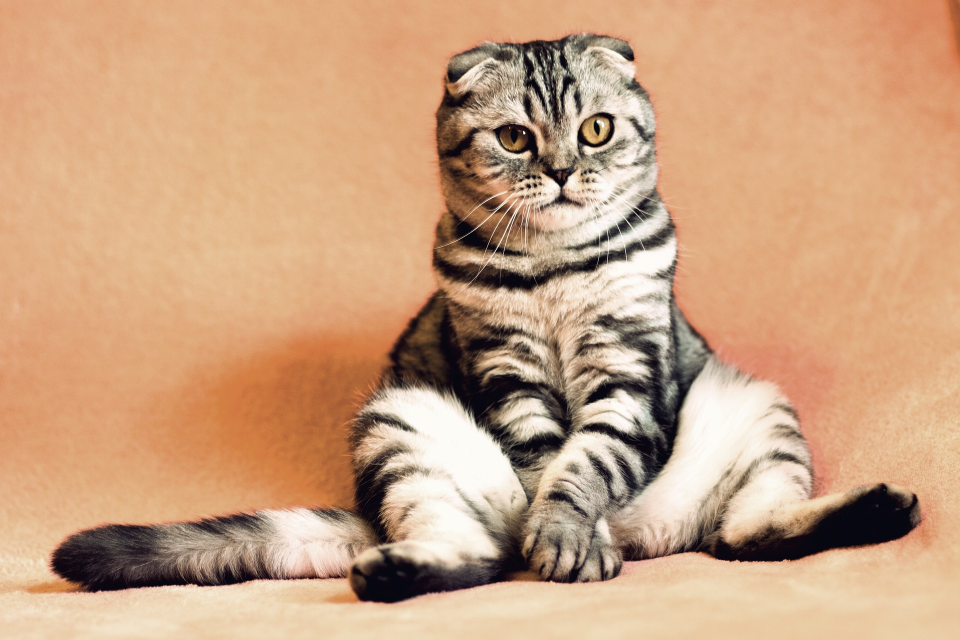
#> input picture img/cats1.jpg, 1920 x 1280 px (shown at 1/2 size)
$ python CatsBlur.py
#> lines starting #> are read from the running program, lines starting #| are printed output that depends on the picture; after the words box and inside, x2 and y2 are one past the last pixel; in counts of white or black regions, pixels touching at a corner belong together
import  cv2
cv2.namedWindow("setting")
def noth(n):
    pass
cv2.createTrackbar("blurX","setting",0,100,noth)
cv2.createTrackbar("blurY","setting",0,100,noth)
cv2.createTrackbar("cannyMin","setting",0,255,noth)
cv2.createTrackbar("cannyMax","setting",0,255,noth)
while True:

    img = cv2.imread("./img/cats1.jpg")
#> img is the input picture: shape (1280, 1920, 3); mean B, G, R 129.3, 162.1, 202.1
    img = cv2.resize(img,(700,500))
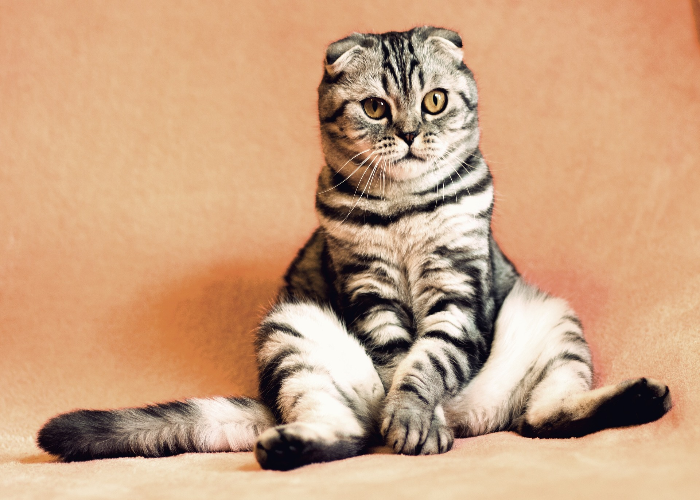
#> img: shape (500, 700, 3); mean B, G, R 129.2, 162, 201.9

    blurX = cv2.getTrackbarPos("blurX","setting")
    blurY = cv2.getTrackbarPos("blurY","setting")
    cannyMin = cv2.getTrackbarPos("cannyMin","setting")
    cannyMax = cv2.getTrackbarPos("cannyMax","setting")
    print(blurX,blurY)
    if blurX%2==0:
        blurX+=1
    if blurY%2==0:
        blurY+=1
    blur = cv2.GaussianBlur(img,(blurX,blurY),1)
    # blur = cv2.GaussianBlur(img,(59,59),1)
    canny1 = cv2.Canny(img,0,255)
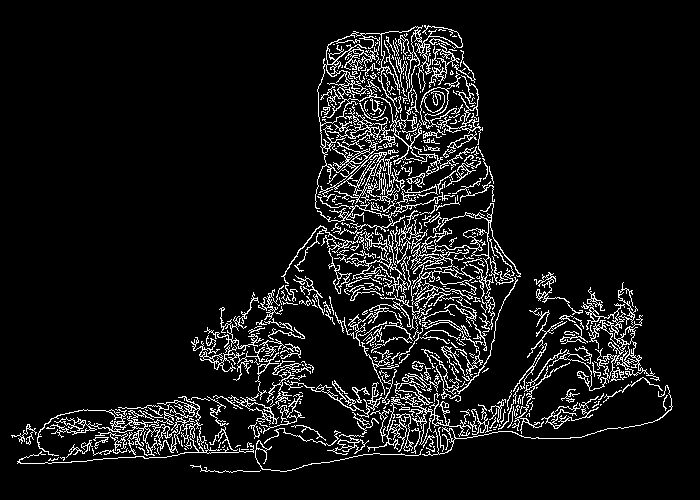
#> canny1: shape (500, 700); 8.2% white in thin lines or dots, all inside (x1, y1, x2, y2) = (11, 25, 673, 473)
    canny2 = cv2.Canny(blur,cannyMin,cannyMax)
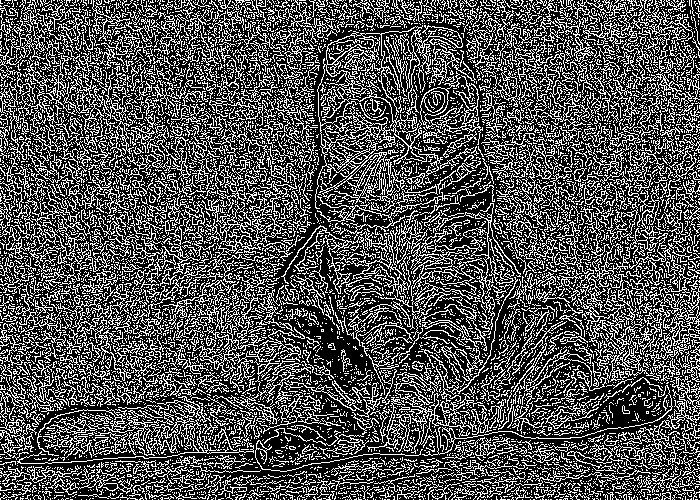
#> canny2: shape (500, 700); 32% white in thin lines or dots
    # canny2 = cv2.Canny(blur,255,255)
    kernel = cv2.getStructuringElement(cv2.MORPH_RECT, (57, 57))
    closed = cv2.morphologyEx(canny2, cv2.MORPH_CLOSE, kernel)
#> closed: shape (500, 700); every value is 255
    cv2.imshow("cl",closed)
    contours, _ = cv2.findContours(closed,cv2.RETR_LIST,cv2.CHAIN_APPROX_SIMPLE)
#> contours = [[[0, 0], [0, 499], [699, 499], [699, 0]]]
    for cont in contours:
        (x,y,w,h)= cv2.boundingRect(cont)
        s = cv2.contourArea(cont)
        if s>5:
            eps = (1/50)*cv2.arcLength(cont,True)
            approx = cv2.approxPolyDP(cont,eps,True)
            cv2.drawContours(img,[approx],-1,(255,0,0),2)
#> this loop made 1 pass
#> (x, y, w, h, s, eps, approx) on pass 1: (0, 0, 700, 500, 348801, 47.92, [[0, 0], [0, 499], [699, 499], [699, 0]])
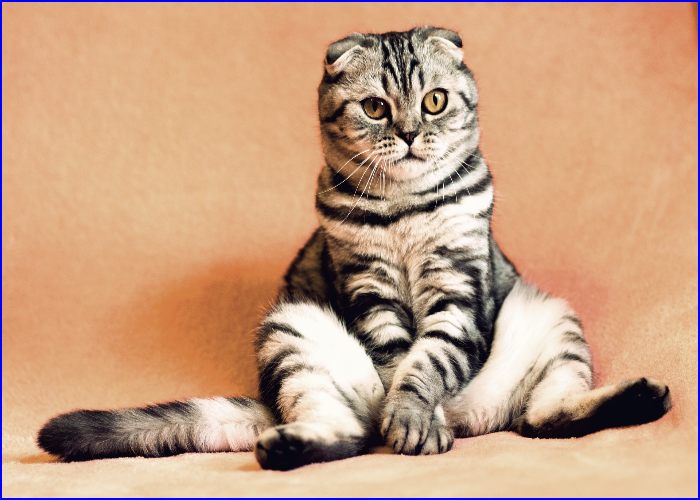
#> img: shape (500, 700, 3); 1.37% of pixels changed, all inside (x1, y1, x2, y2) = (0, 0, 700, 500)
    result = cv2.hconcat([canny1,canny2])
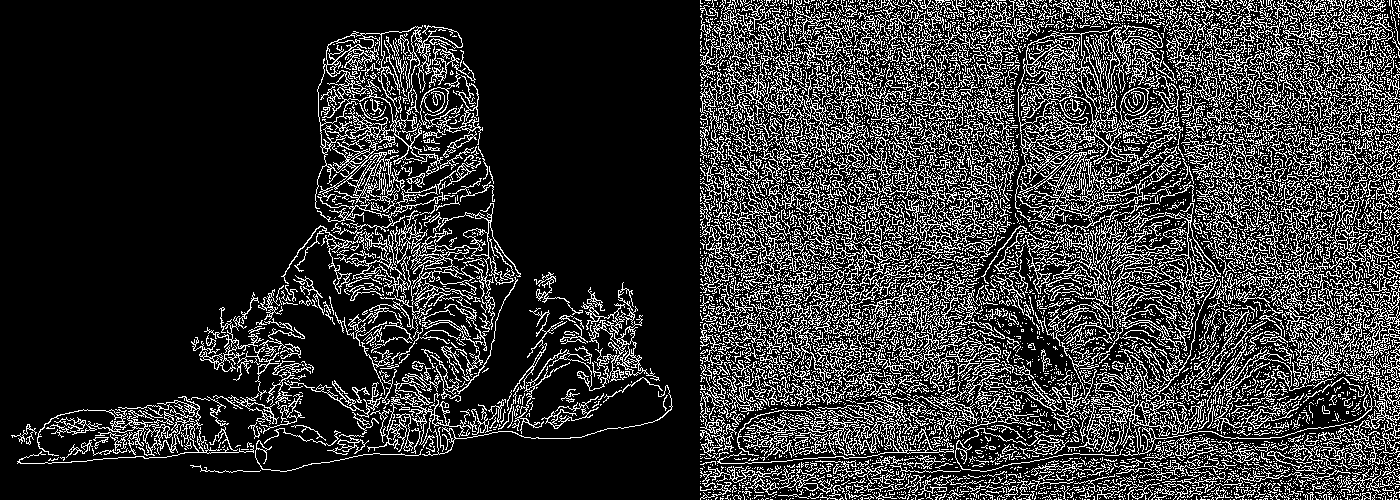
#> result: shape (500, 1400); 20.1% white in thin lines or dots
    cv2.imshow("img",img)
    cv2.imshow("img1",blur)

    cv2.imshow("setting",result)
    cv2.waitKey(1)
